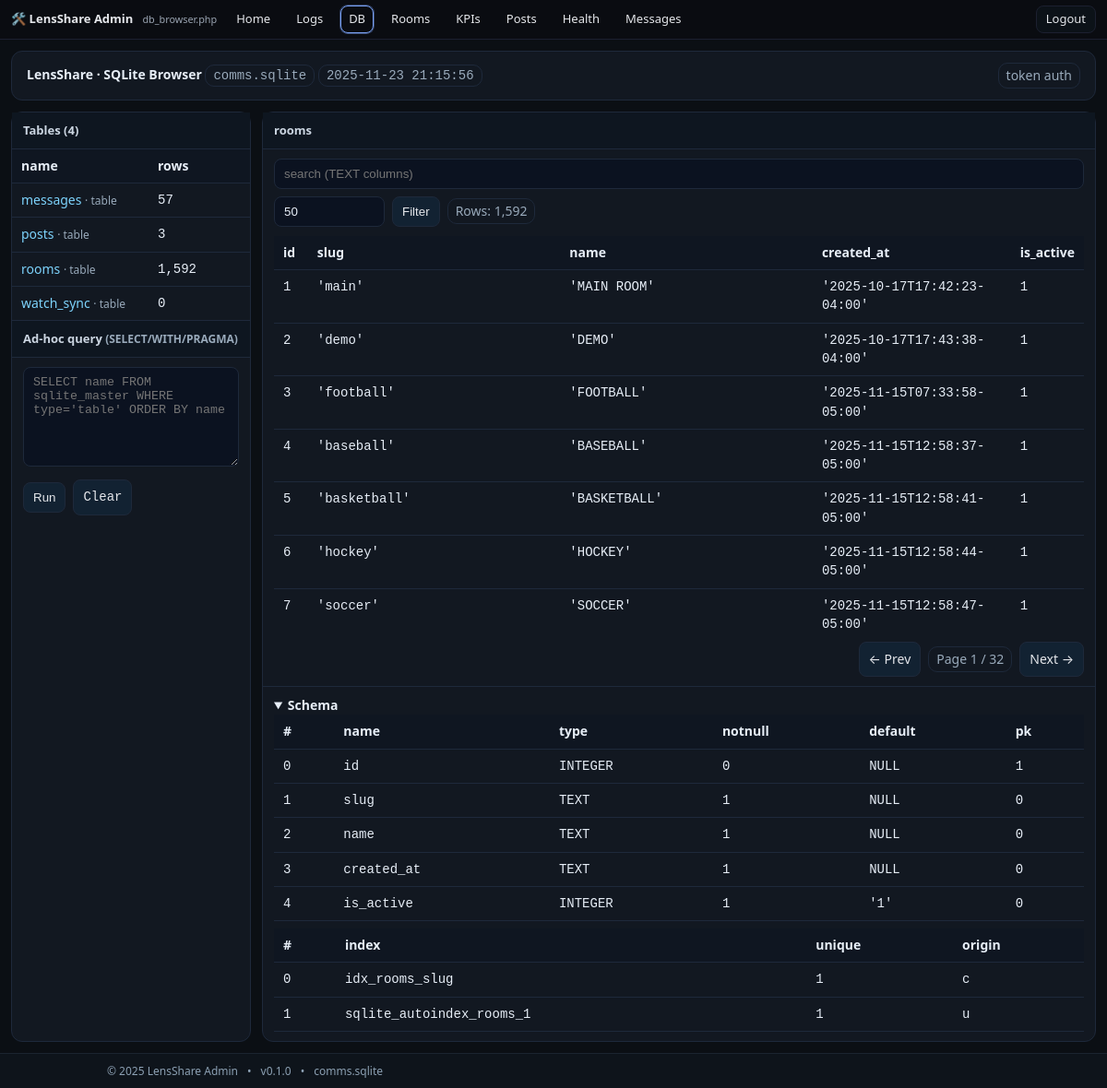
Screenshot of /comms/admin/db_browser.php?token=ajay-7c9f4f2f3a&table=rooms&page=1 (signed in) with the database file from the repository.
### tables this page shows
CREATE TABLE rooms (
       id INTEGER PRIMARY KEY AUTOINCREMENT,
       slug TEXT UNIQUE NOT NULL,
       name TEXT NOT NULL,
       created_at TEXT NOT NULL
     , is_active INTEGER NOT NULL DEFAULT 1);

### comms/config.php (called while the page is built, shortened)
<?php
$brand = [
  'name'        => 'LensShare',
  'slug'        => 'lensshare',
  'brand_emoji' => '🙂💬',
  'chat_emoji'  => '🌈',
  'tagline'     => 'Publishing + Messages',
  'favicon'     => '/favicon.svg',
];

### comms/admin/db_browser.php (the view, shortened to what this page needs)
<?php
require_once __DIR__ . '/../config.php';
function h($s){ return htmlspecialchars((string)$s, ENT_QUOTES | ENT_SUBSTITUTE, 'UTF-8'); }
$pdo = new PDO('sqlite:' . DB_PATH, null, null, [
  PDO::ATTR_ERRMODE => PDO::ERRMODE_EXCEPTION,
  PDO::ATTR_DEFAULT_FETCH_MODE => PDO::FETCH_ASSOC,
  PDO::ATTR_EMULATE_PREPARES => false,
]);
$pdo->query('PRAGMA foreign_keys=ON');
$pdo->query('PRAGMA busy_timeout=2000');
$PAGE_SIZE_DEFAULT = 50; $PAGE_SIZE_MAX = 500;
$table    = isset($_GET['table']) ? preg_replace('/[^\w.]/','', $_GET['table']) : '';
$page     = max(1, (int)($_GET['page'] ?? 1));
$pagesize = min($PAGE_SIZE_MAX, max(1, (int)($_GET['pagesize'] ?? $PAGE_SIZE_DEFAULT)));
$offset   = ($page-1)*$pagesize;
$sqlFree  = trim((string)($_GET['sql'] ?? ''));
function preserve($extra = []){
  $keep = ['token','table','q','pagesize','page'];
  $out = [];
  foreach ($keep as $k) if (isset($_GET[$k])) $out[$k] = $_GET[$k];
  foreach ($extra as $k=>$v) $out[$k] = $v;
  return '?' . http_build_query($out);
}
$tables = $pdo->query("SELECT name, type FROM sqlite_master WHERE type IN ('table','view') AND name NOT LIKE 'sqlite_%' ORDER BY name")->fetchAll();
$counts = [];
foreach ($tables as $t) {
  try { $counts[$t['name']] = (int)$pdo->query("SELECT COUNT(*) FROM \"{$t['name']}\"")->fetchColumn(); }
  catch(Throwable $e){ $counts[$t['name']] = null; }
}
$schema = []; $indexes = [];
$rows = []; $cols = []; $rowCount = null;
if ($table !== '') {
  try {
    $schema  = $pdo->query("PRAGMA table_info(\"$table\")")->fetchAll();
    $indexes = $pdo->query("PRAGMA index_list(\"$table\")")->fetchAll();
    $rowCount = (int)$pdo->query("SELECT COUNT(*) FROM \"$table\"")->fetchColumn();
    $where=''; $params=[];
    $sql = "SELECT * FROM \"$table\" $where LIMIT :lim OFFSET :off";
    $stmt = $pdo->prepare($sql);
    $stmt->bindValue(':lim',$pagesize,PDO::PARAM_INT);
    $stmt->bindValue(':off',$offset,PDO::PARAM_INT);
    $stmt->execute();
    $rows = $stmt->fetchAll();
    if ($rows) $cols = array_keys($rows[0]);
  } catch(Throwable $e){
    $rows=[]; $schema=[]; $indexes=[]; $rowCount=null;
  }
}
$now = date('Y-m-d H:i:s');
?>
<!doctype html>
<html>
<head>
</head>
<body>
<div class="page">
<?php
require_once __DIR__ . '/_topnav_admin.php';
?>
<div class="wrap">
  <div class="card header">
    <div>
      <strong><?= $brand['name'] ?> · SQLite Browser</strong>
      <span class="badge mono"><?=h(basename(DB_PATH))?></span>
      <span class="badge mono"><?=h($now)?></span>
    </div>
    <div class="badge">token auth</div>
  </div>
  <div class="grid">
    <div class="panel">
      <h3>Tables (<?=count($tables)?>)</h3>
      <div class="section list" style="padding:0">
        <table>
          <thead><tr><th>name</th><th style="width:110px">rows</th></tr></thead>
          <tbody>
          <?php foreach($tables as $t): ?>
            <tr>
              <td>
                <a href="<?=h(preserve(['table'=>$t['name'],'page'=>1]))?>"><?=h($t['name'])?></a>
                <span class="note"> · <?=h($t['type'])?></span>
              </td>
              <td class="mono"><?= isset($counts[$t['name']]) ? number_format((int)$counts[$t['name']]) : '—' ?></td>
            </tr>
          <?php endforeach; ?>
          </tbody>
        </table>
      </div>
      <h3>Ad-hoc query <span class="note">(SELECT/WITH/PRAGMA)</span></h3>
      <div class="section">
        <form method="get" class="mono">
          <textarea class="input" name="sql" rows="6" placeholder="SELECT name FROM sqlite_master WHERE type='table' ORDER BY name"><?=h($sqlFree)?></textarea>
          <div style="display:flex;gap:8px;align-items:center;margin-top:8px">
            <button class="btn" type="submit">Run</button>
            <a class="btn" href="<?=h(preserve(['sql'=>null]))?>">Clear</a>
          </div>
        </form>
      </div>
    </div>
    <div class="panel right-panel">
      <?php if ($table===''): ?>
        <h3>Viewer</h3>
        <div class="section note">Select a table on the left to browse rows and schema.</div>
      <?php else: ?>
        <h3><?=h($table)?></h3>
        <div class="section" style="padding-bottom:0">
          <form method="get" style="display:flex;gap:8px;flex-wrap:wrap;align-items:center">
            <input class="input" type="text" name="q" value="<?=h($q)?>" placeholder="search (TEXT columns)">
            <input class="input" style="max-width:120px" type="number" min="1" name="pagesize" value="<?=h($pagesize)?>" title="rows per page">
            <button class="btn" type="submit">Filter</button>
            <?php if ($rowCount!==null): ?><span class="badge">Rows: <?=number_format($rowCount)?></span><?php endif; ?>
          </form>
        </div>
        <div class="section" style="overflow:auto; max-height:55vh">
          <table>
            <thead><tr><?php foreach($cols as $c) echo '<th>'.h($c).'</th>'; ?></tr></thead>
            <tbody>
            <?php foreach($rows as $r): ?>
              <tr><?php foreach($cols as $c): ?><td class="mono"><?=h(var_export($r[$c], true))?></td><?php endforeach; ?></tr>
            <?php endforeach; ?>
            </tbody>
          </table>
        </div>
        <?php
          $maxPage = $rowCount ? max(1, (int)ceil($rowCount / $pagesize)) : $page;
          $qs = function($p){ return preserve(['page'=>$p]); };
        ?>
        <div class="section" style="display:flex;gap:8px;justify-content:flex-end;align-items:center">
          <a class="btn" href="<?=h($qs(max(1,$page-1)))?>">&larr; Prev</a>
          <span class="badge">Page <?=h($page)?> / <?=h($maxPage)?></span>
          <a class="btn" href="<?=h($qs(min($maxPage,$page+1)))?>">Next &rarr;</a>
        </div>
        <div class="section" style="border-top:1px solid var(--border)">
          <details open>
            <summary><strong>Schema</strong></summary>
            <div style="overflow:auto">
              <table>
                <thead><tr><th>#</th><th>name</th><th>type</th><th>notnull</th><th>default</th><th>pk</th></tr></thead>
                <tbody>
                <?php foreach($schema as $c): ?>
                  <tr>
                    <td class="mono"><?=h($c['cid'])?></td>
                    <td class="mono"><?=h($c['name'])?></td>
                    <td class="mono"><?=h($c['type'])?></td>
                    <td class="mono"><?= (int)$c['notnull'] ? '1' : '0' ?></td>
                    <td class="mono"><?=h(var_export($c['dflt_value'], true))?></td>
                    <td class="mono"><?= (int)$c['pk'] ? '1' : '0' ?></td>
                  </tr>
                <?php endforeach; ?>
                </tbody>
              </table>
            </div>
            <?php if ($indexes): ?>
              <div style="margin-top:8px;overflow:auto">
                <table>
                  <thead><tr><th>#</th><th>index</th><th>unique</th><th>origin</th></tr></thead>
                  <tbody>
                  <?php foreach($indexes as $ix): ?>
                    <tr>
                      <td class="mono"><?=h($ix['seq'])?></td>
                      <td class="mono"><?=h($ix['name'])?></td>
                      <td class="mono"><?= (int)$ix['unique'] ? '1' : '0' ?></td>
                      <td class="mono"><?=h($ix['origin'])?></td>
                    </tr>
                  <?php endforeach; ?>
                  </tbody>
                </table>
              </div>
            <?php endif; ?>
          </details>
        </div>
      <?php endif; ?>
    </div>
  </div>
</div>
<?php require __DIR__ . '/_footer_admin.php'; ?>
</div>
</body>
</html>

### comms/admin/db_browser.php (style rules this page uses)
:root { --bg:#0b0f14; --ink:#e7eef7; --mut:#9ab; --panel:#121821; --border:#1e293b; --chip:#1c2430; --acc:#7dd3fc; }
* { box-sizing:border-box }
body { margin:0;background:var(--bg);color:var(--ink);font:14px/1.45 system-ui,-apple-system,Segoe UI,Roboto }
html, body { height: 100%; }
.page { min-height: 100vh; display: flex; flex-direction: column; }
a { color:var(--acc);text-decoration:none }
.wrap { max-width:1200px;margin:0 auto;padding:12px }
.card { background:var(--panel);border:1px solid var(--border);border-radius:12px;overflow:hidden;margin-bottom:12px }
.header { display:flex;flex-wrap:wrap;gap:8px;align-items:center;justify-content:space-between;padding:12px 16px;border-bottom:1px solid var(--border) }
.badge { border:1px solid var(--border);padding:3px 8px;border-radius:10px;color:var(--mut) }
.grid { display:grid;grid-template-columns:260px 1fr;gap:12px }
.panel { background:var(--panel);border:1px solid var(--border);border-radius:12px }
.panel h3 { margin:0;padding:10px 12px;border-bottom:1px solid var(--border);background:#0e1620;font-size:13px;color:#cbd5e1 }
.section { padding:10px 12px }
table { width:100%;border-collapse:collapse }
th,td { border-bottom:1px solid var(--border);padding:8px 10px;text-align:left;vertical-align:top }
th { background:#0f1621;position:sticky;top:0 }
.input, textarea.input { padding:8px 10px;border:1px solid var(--border);border-radius:8px;background:#0b1220;color:var(--ink);width:100% }
.btn { padding:8px 10px;border:1px solid var(--border);border-radius:8px;background:#122232;color:#e5e7eb;cursor:pointer }
.note { color:var(--mut);font-size:12px }
.mono { font-family:ui-monospace,SFMono-Regular,Consolas,monospace }
.list { max-height:70vh;overflow:auto }
html, body { overflow-x: hidden; }
.panel { min-width: 0; }

### rows the page displays
rooms: id "1", slug "'main'", name "'MAIN ROOM'", created_at "'2025-10-17T17:42:23-04:00'", is_active "1"
rooms: id "2", slug "'demo'", name "'DEMO'", created_at "'2025-10-17T17:43:38-04:00'", is_active "1"
rooms: id "3", slug "'football'", name "'FOOTBALL'", created_at "'2025-11-15T07:33:58-05:00'", is_active "1"
rooms: id "4", slug "'baseball'", name "'BASEBALL'", created_at "'2025-11-15T12:58:37-05:00'", is_active "1"
rooms: id "5", slug "'basketball'", name "'BASKETBALL'", created_at "'2025-11-15T12:58:41-05:00'", is_active "1"
rooms: id "6", slug "'hockey'", name "'HOCKEY'", created_at "'2025-11-15T12:58:44-05:00'", is_active "1"
rooms: id "7", slug "'soccer'", name "'SOCCER'", created_at "'2025-11-15T12:58:47-05:00'", is_active "1"

### other values shown
$navBrand "LensShare Admin"
basename($self) "db_browser.php"
$label "Home Logs DB Rooms KPIs Posts Health Messages"
$brand['name'] "LensShare"
basename(DB_PATH) "comms.sqlite"
count($tables) "4"
$t['name'] "messages"
$t['type'] "table"
$counts[$t['name']] "57"
$t['name'] "posts"
$counts[$t['name']] "3"
$t['name'] "rooms"
$counts[$t['name']] "1,592"
$t['name'] "watch_sync"
$counts[$t['name']] "0"
